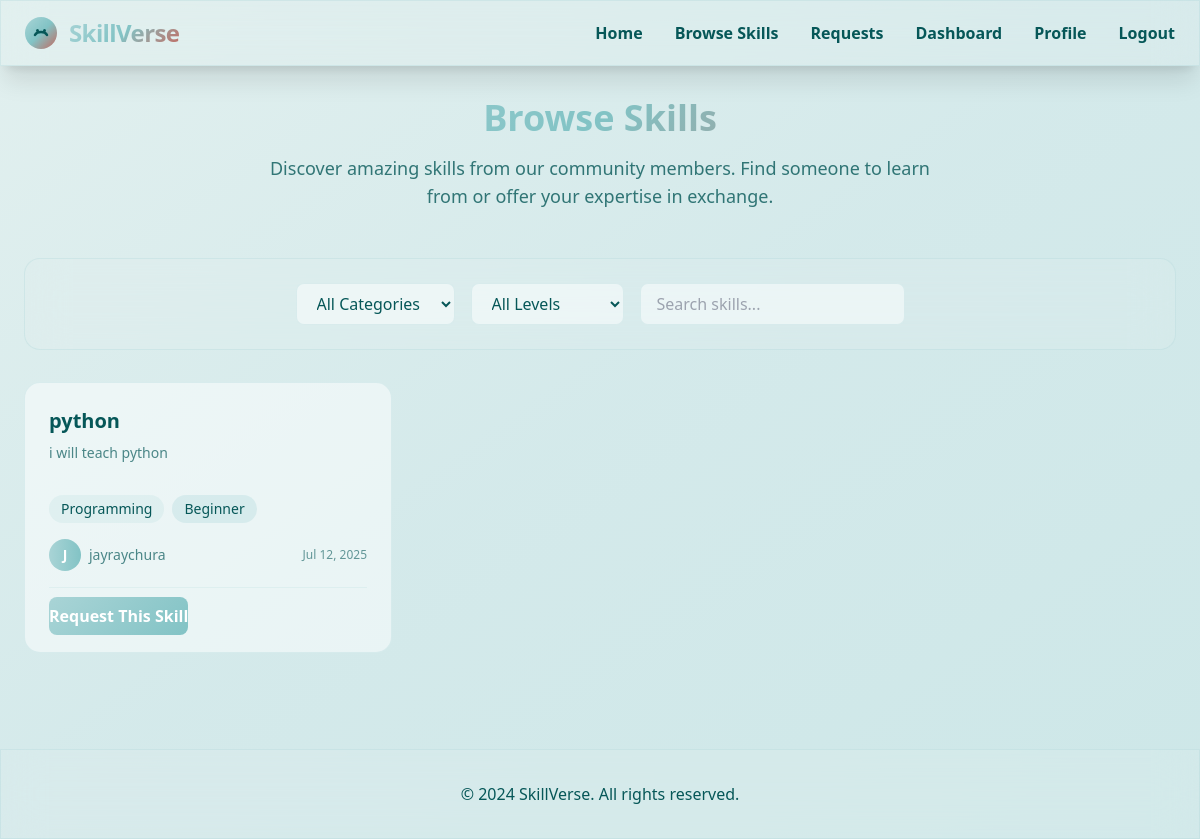
/browse (signed in), run on the app's committed database.
### app.py (models this page shows)
class Skill(db.Model):
    id = db.Column(db.Integer, primary_key=True)
    name = db.Column(db.String(100), nullable=False)
    description = db.Column(db.Text, nullable=False)
    category = db.Column(db.String(50), nullable=False)
    level = db.Column(db.String(20), nullable=False)  # Beginner, Intermediate, Advanced
    user_id = db.Column(db.Integer, db.ForeignKey('user.id'), nullable=False)
    created_at = db.Column(db.DateTime, default=datetime.utcnow)
    is_active = db.Column(db.Boolean, default=True)

class User(db.Model, UserMixin):
    id = db.Column(db.Integer, primary_key=True)
    username = db.Column(db.String(150), nullable=False)
    email = db.Column(db.String(150), unique=True, nullable=False)
    password = db.Column(db.String(256), nullable=True)  # Optional for Google accounts
    auth_type = db.Column(db.String(50), nullable=False, default='email')  # 'email' or 'google'
    bio = db.Column(db.Text, nullable=True)
    location = db.Column(db.String(100), nullable=True)
    created_at = db.Column(db.DateTime, default=datetime.utcnow)
    skills_offering = db.relationship('Skill', backref='user', lazy=True, foreign_keys='Skill.user_id')
    swap_requests = db.relationship('SwapRequest', backref='requester', lazy=True, foreign_keys='SwapRequest.requester_id')
    swap_offers = db.relationship('SwapRequest', backref='offerer', lazy=True, foreign_keys='SwapRequest.offerer_id')

### app.py (the view)
@app.route('/browse')
def browse():
    skills = Skill.query.filter_by(is_active=True).order_by(Skill.created_at.desc()).all()
    return render_template('browse.html', skills=skills)

### app.py (called while the page is built)
@login_manager.user_loader
def load_user(user_id):
    return User.query.get(int(user_id))

### templates/browse.html (shortened to what this page needs)
{% extends "base.html" %}
{% block content %}
<div class="max-w-7xl mx-auto px-6 py-8">
    <div class="text-center mb-12">
        <h1 class="text-4xl font-bold gradient-text mb-4">Browse Skills</h1>
        <p class="text-lg text-[#065758]/80 max-w-2xl mx-auto">
            Discover amazing skills from our community members. Find someone to learn from or offer your expertise in exchange.
        </p>
    </div>
    <div class="glass rounded-2xl p-6 mb-8">
        <div class="flex flex-wrap gap-4 items-center justify-center">
            <select id="category-filter" class="px-4 py-2 rounded-lg border border-[#A9D4D6]/30 bg-white/50 text-[#065758] focus:outline-none focus:ring-2 focus:ring-[#82C3C5]">
                <option value="">All Categories</option>
            </select>
            <select id="level-filter" class="px-4 py-2 rounded-lg border border-[#A9D4D6]/30 bg-white/50 text-[#065758] focus:outline-none focus:ring-2 focus:ring-[#82C3C5]">
                <option value="">All Levels</option>
            </select>
            <input type="text" id="search-input" placeholder="Search skills..." class="px-4 py-2 rounded-lg border border-[#A9D4D6]/30 bg-white/50 text-[#065758] focus:outline-none focus:ring-2 focus:ring-[#82C3C5] min-w-[200px]">
        </div>
    </div>
    {% if skills %}
        <div id="skills-grid" class="grid grid-cols-1 md:grid-cols-2 lg:grid-cols-3 gap-6">
            {% for skill in skills %}
            <div class="skill-card bg-white/50 rounded-2xl p-6 border border-[#A9D4D6]/30 hover:shadow-xl transition-all duration-300"
                 data-category="{{ skill.category }}"
                 data-level="{{ skill.level }}"
                 data-name="{{ skill.name|lower }}"
                 data-description="{{ skill.description|lower }}">
                <div class="flex items-start justify-between mb-4">
                    <div class="flex-1">
                        <h3 class="text-xl font-bold text-[#065758] mb-2">{{ skill.name }}</h3>
                        <p class="text-[#065758]/70 text-sm mb-4">{{ skill.description }}</p>
                    </div>
                </div>
                <div class="flex flex-wrap gap-2 mb-4">
                    <span class="px-3 py-1 bg-[#A9D4D6]/20 text-[#065758] text-sm rounded-full font-medium">
                        {{ skill.category|title }}
                    </span>
                    <span class="px-3 py-1 bg-[#82C3C5]/20 text-[#065758] text-sm rounded-full font-medium">
                        {{ skill.level|title }}
                    </span>
                </div>
                <div class="flex items-center justify-between">
                    <div class="flex items-center gap-2">
                        <div class="w-8 h-8 bg-gradient-to-r from-[#A9D4D6] to-[#82C3C5] rounded-full flex items-center justify-center">
                            <span class="text-white font-bold text-sm">{{ skill.user.username[0]|upper }}</span>
                        </div>
                        <span class="text-sm text-[#065758]/70">{{ skill.user.username }}</span>
                    </div>
                    <span class="text-xs text-[#065758]/60">
                        {{ skill.created_at.strftime('%b %d, %Y') }}
                    </span>
                </div>
                {% if current_user.is_authenticated and current_user.id != skill.user_id %}
                <div class="mt-4 pt-4 border-t border-[#A9D4D6]/20">
                    <a href="{{ url_for('create_request') }}?skill_wanted={{ skill.name }}"
                       class="btn-primary w-full text-center py-2 rounded-lg text-white font-semibold hover:shadow-lg transition-all">
                        Request This Skill
                    </a>
                </div>
                {% endif %}
            </div>
            {% endfor %}
        </div>
    {% endif %}
</div>
{% endblock %}

### templates/base.html (style rules this page uses)
html { font-family: 'Inter', 'Segoe UI', sans-serif; }
.glass { backdrop-filter: blur(20px); background: rgba(226, 240, 239, 0.25); border: 1px solid rgba(169, 212, 214, 0.3); }
.gradient-text { background: linear-gradient(135deg, #A9D4D6, #82C3C5, #c46960); -webkit-background-clip: text; -webkit-text-fill-color: transparent; }
.btn-primary { background: linear-gradient(135deg, #A9D4D6, #82C3C5); transition: all 0.3s ease; }

### data on the page
Skill: name "python", description "i will teach python", category "Programming", level "Beginner", user "J", user.username "jayraychura", created_at "Jul 12, 2025"
